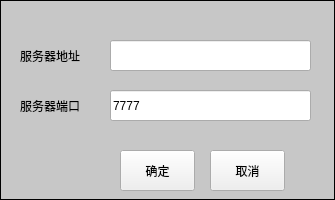
<?xml version="1.0" encoding="UTF-8"?>
<ui version="4.0">
 <class>ServerConfig</class>
 <widget class="QWidget" name="ServerConfig">
  <property name="geometry">
   <rect>
    <x>0</x>
    <y>0</y>
    <width>335</width>
    <height>200</height>
   </rect>
  </property>
  <property name="windowTitle">
   <string>Form</string>
  </property>
  <property name="styleSheet">
   <string notr="true">QWidget{font: 15px &quot;微软雅黑&quot;;}
#ServerConfig{
border:1px solid;
	background-color: rgb(199, 199, 199);
}</string>
  </property>
  <widget class="QLineEdit" name="addr">
   <property name="geometry">
    <rect>
     <x>110</x>
     <y>40</y>
     <width>201</width>
     <height>31</height>
    </rect>
   </property>
   <property name="text">
    <string/>
   </property>
  </widget>
  <widget class="QLabel" name="label">
   <property name="geometry">
    <rect>
     <x>20</x>
     <y>40</y>
     <width>80</width>
     <height>31</height>
    </rect>
   </property>
   <property name="styleSheet">
    <string notr="true"/>
   </property>
   <property name="text">
    <string>服务器地址</string>
   </property>
  </widget>
  <widget class="QLabel" name="label_2">
   <property name="geometry">
    <rect>
     <x>20</x>
     <y>90</y>
     <width>80</width>
     <height>31</height>
    </rect>
   </property>
   <property name="styleSheet">
    <string notr="true"/>
   </property>
   <property name="text">
    <string>服务器端口</string>
   </property>
  </widget>
  <widget class="QLineEdit" name="port">
   <property name="geometry">
    <rect>
     <x>110</x>
     <y>90</y>
     <width>201</width>
     <height>31</height>
    </rect>
   </property>
   <property name="text">
    <string>7777</string>
   </property>
  </widget>
  <widget class="QPushButton" name="ok">
   <property name="geometry">
    <rect>
     <x>120</x>
     <y>150</y>
     <width>75</width>
     <height>41</height>
    </rect>
   </property>
   <property name="text">
    <string>确定</string>
   </property>
  </widget>
  <widget class="QPushButton" name="cancel">
   <property name="geometry">
    <rect>
     <x>210</x>
     <y>150</y>
     <width>75</width>
     <height>41</height>
    </rect>
   </property>
   <property name="text">
    <string>取消</string>
   </property>
  </widget>
 </widget>
 <resources/>
 <connections/>
</ui>
